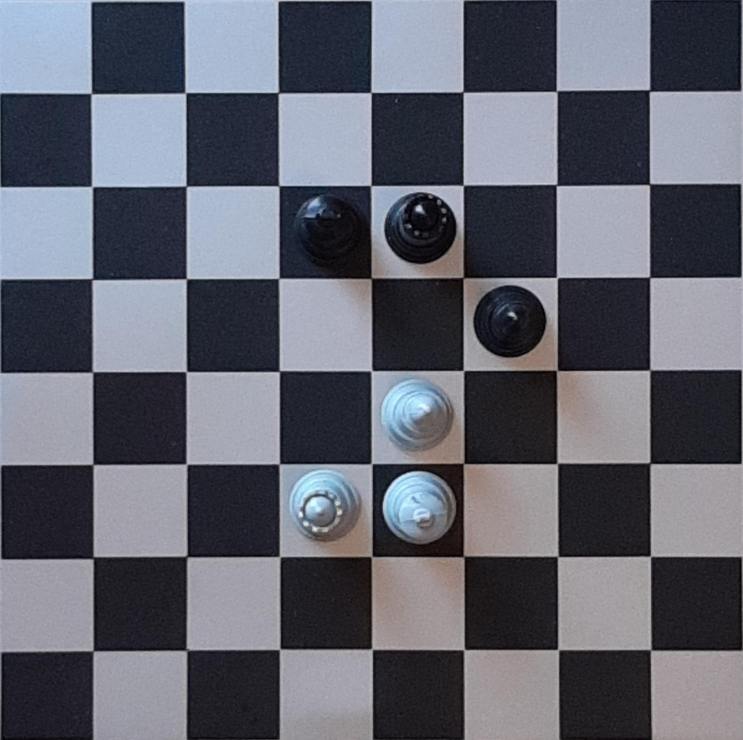
%> input picture Final lab/P0-3213.jpg, 2972 x 2960 px (shown at 1/4 size); its folder holds only this picture in this run
$ octave LabFinalPresentacion.m   (GNU Octave 9; MATLAB toolbox functions it lacks are replaced by stand-ins)
%> lines starting %> are read from the running program, lines starting %| are printed output that depends on the picture; in (x1, y1, x2, y2) boxes, pixels count from 0 and x2, y2 are one past the last pixel; in counts of white or black regions, pixels touching at a corner belong together; the program's own positions count from 1
%%%%%%%%%%%%%%%%%
%%  FINAL LAB  %%
%%%%%%%%%%%%%%%%%
close all;
% Para poder ejecutarlo en modo presentación hay que poner un breakpoint al
% principio de cada bucle for.

myFiles = dir('*.jpg');
numImages = length(myFiles);
opcion = "";

while opcion ~= "q"
    prompt = sprintf("Que quieres ver? \n 1 -> Grid \n 2 " + ...
    "-> Piezas blancas sobre casillas negras \n 3 -> Piezas negras \n q -> exit \n");
    opcion = input(prompt, 's');
%> the answer given: 1

    switch opcion
        case "1"
            showGrid(myFiles);
% [8 lines not run here, left out]
function showGrid(myFiles)
    figure("Name", "Grid");

    for k = 1:length(myFiles)
        img = im2gray(imread(myFiles(k).name));
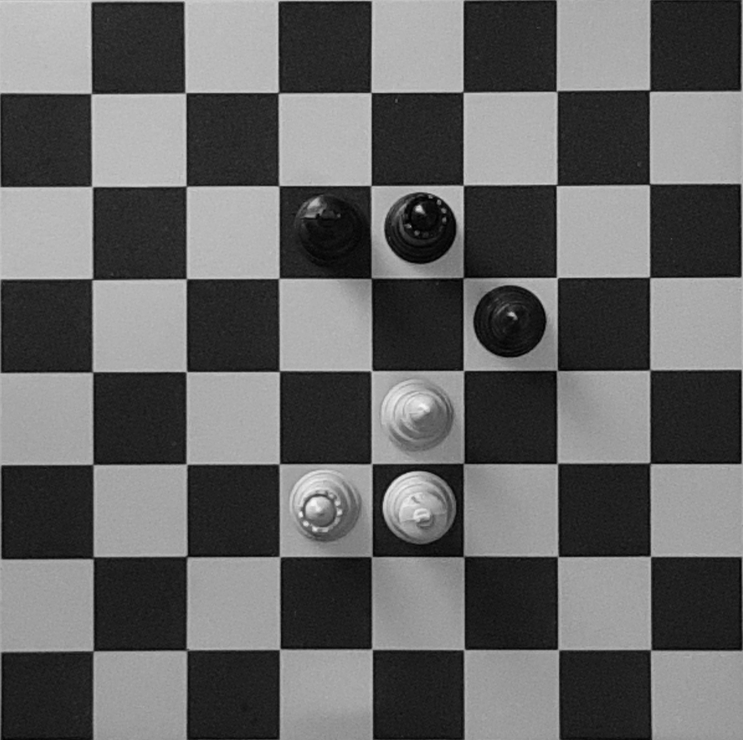
%> img: size 2960x2972 uint8 (shown at 1/4 size); min 0, max 247, mean 99.8
        subplot(2, 5, k), imshow(img), title(k);
    end

    for k = 1:length(myFiles)
        img = imbinarize(im2gray(imread(myFiles(k).name)), 0.35);
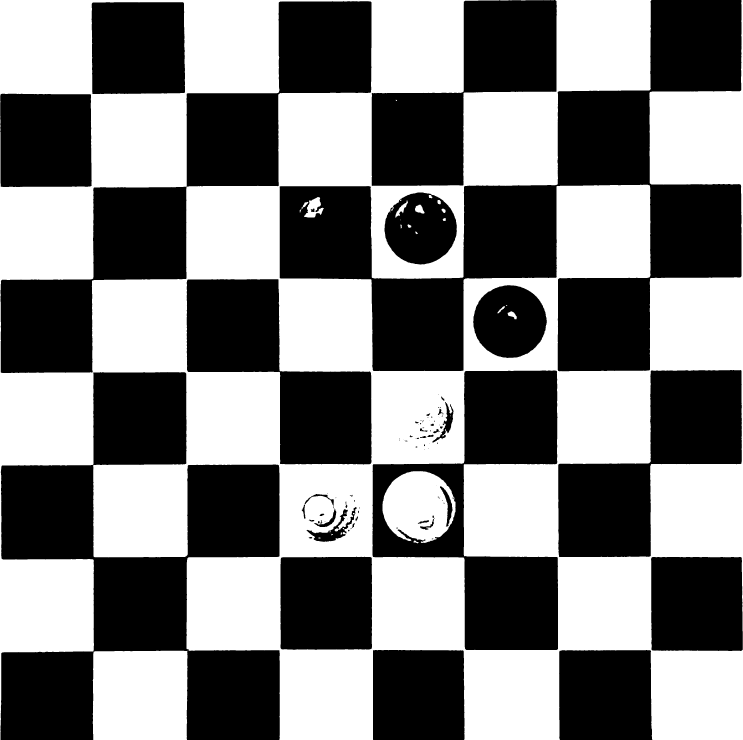
%> img: size 2960x2972 logical (shown at 1/4 size); 49.7% white; 34 white regions (12 under 20 px), largest, box (x1, y1, x2, y2) and area: (0, 0, 2972, 2960) 4172185, (371, 2603, 750, 2960) 133844, (1530, 1884, 1822, 2172) 60983
        subplot(2, 5, k), imshow(img), title(k);
    end

    for k = 1:length(myFiles)
        img = imresize(imbinarize(im2gray(imread(myFiles(k).name)), 0.35), 1/7);
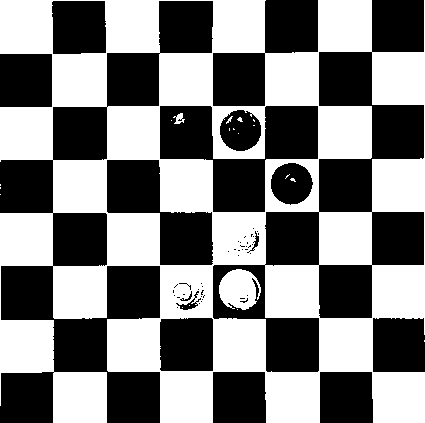
%> img: size 423x425 logical; 49.7% white; 20 white regions (16 under 20 px), largest, box (x1, y1, x2, y2) and area: (0, 0, 425, 423) 87934, (219, 269, 261, 310) 1242, (173, 113, 185, 124) 69, (226, 116, 233, 124) 20
        out = imerode(img, strel('square', 3));
%> out: size 423x425 logical; 45.4% white; 41 white regions (7 under 20 px), largest, box (x1, y1, x2, y2) and area: (0, 0, 52, 53) 2739, (53, 54, 106, 106) 2727, (320, 319, 372, 371) 2704
        out = imfill(out, 'holes');
        out = imresize(out, 7);
%> out: size 2961x2975 logical; 47.6% white; 35 white regions, largest, box (x1, y1, x2, y2) and area: (0, 0, 364, 371) 134211, (371, 378, 742, 742) 133623, (2240, 2233, 2604, 2597) 132496

        subplot(2, 5, k), imshow(out), title(k);
    end

    for k = 1:length(myFiles)
        img = imresize(imbinarize(im2gray(imread(myFiles(k).name)), 0.35), 1/7);
        out = imerode(img, strel('square', 3));
        out = imfill(out, 'holes');
        out = imdilate(out, strel('square', 4));
%> out: size 423x425 logical; 52.7% white; 32 black regions, largest, box (x1, y1, x2, y2) and area: (0, 267, 54, 320) 2810, (53, 0, 106, 54) 2775, (160, 0, 213, 53) 2775
        out = imfill(imcomplement(out), 'holes');
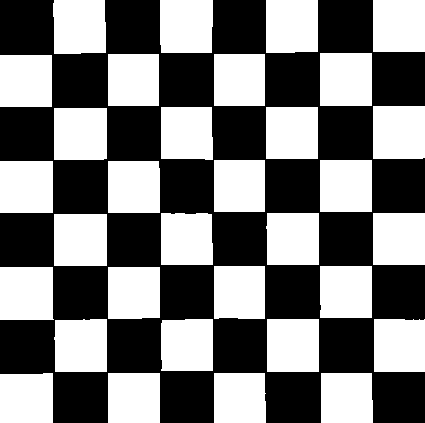
%> out: size 423x425 logical; 48% white; 32 white regions, largest, box (x1, y1, x2, y2) and area: (0, 267, 54, 320) 2810, (53, 0, 106, 54) 2775, (160, 0, 213, 53) 2775
        out = imresize(out, 7);
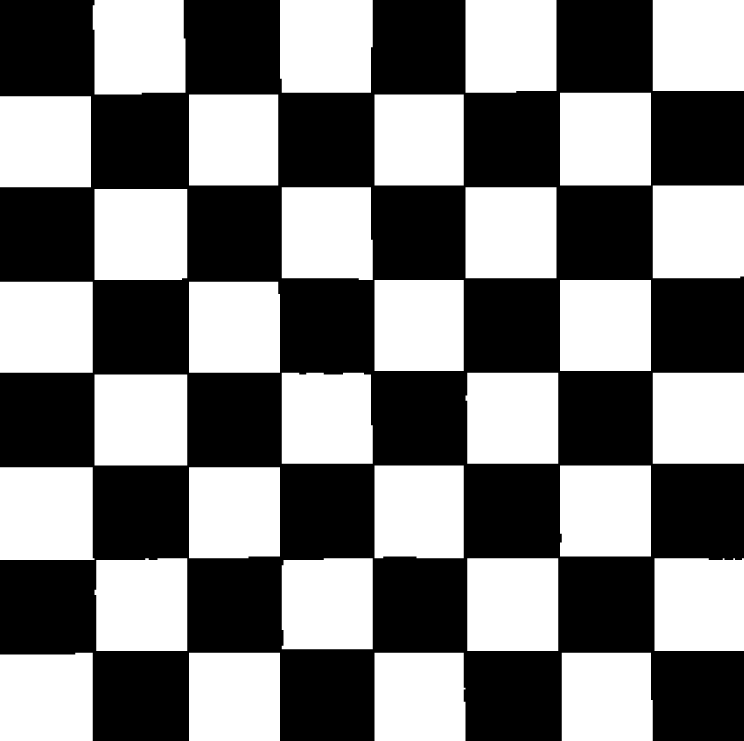
%> out: size 2961x2975 logical (shown at 1/4 size); 48% white; 32 white regions, largest, box (x1, y1, x2, y2) and area: (0, 1869, 378, 2240) 137690, (371, 0, 742, 378) 135975, (1120, 0, 1491, 371) 135975

        subplot(2, 5, k), imshow(out), title(k);
    end

    for k = 1:length(myFiles)
        img = imresize(imbinarize(im2gray(imread(myFiles(k).name)), 0.35), 1/7);

        out = imerode(img, strel('square', 3));
        out = imfill(out, 'holes');

        out = imdilate(out, strel('square', 4));
        out = imfill(imcomplement(out), 'holes');

        out = imdilate(out, strel('square', 5)) - imerode(out, strel('square', 5));
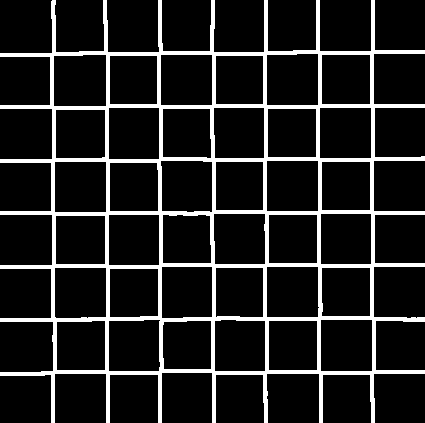
%> out: size 423x425 double; values 0 (black) and 1 (white), 12.8% white; 1 white region, box (x1, y1, x2, y2) and area: (0, 0, 425, 423) 23052
        out = imresize(out, 7);
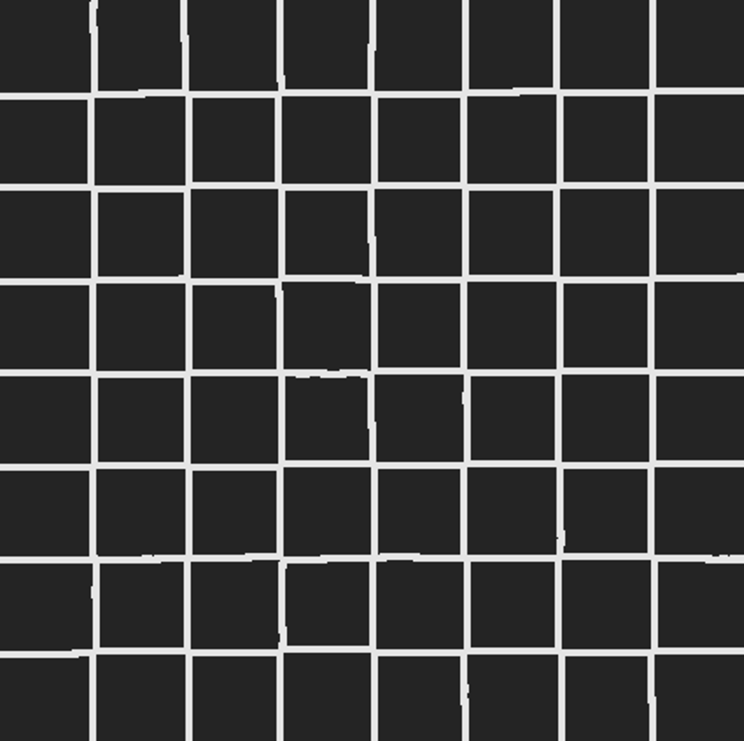
%> out: size 2961x2975 double (shown at 1/4 size); min -0.192, max 1.13, mean 0.128; drawn with min black and max white

        subplot(2, 5, k), imshow(out), title(k);
%> the run ends on the next line
    end

end
